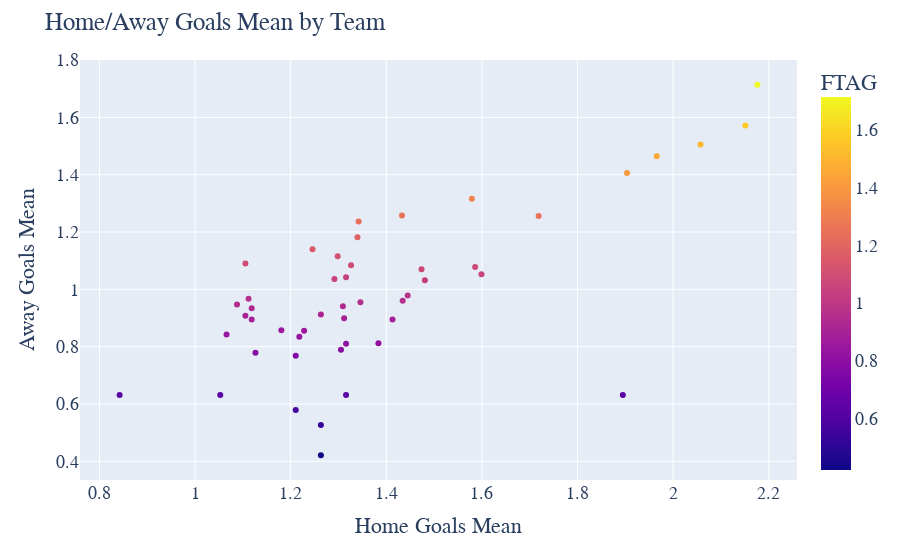

Here is the notebook cell this chart was saved with:
### Code cell
fig=px.scatter(HA_mean_goals,x='FTHG',y='FTAG',color='FTAG',hover_name=HA_mean_goals.index)
fig.update_layout(
    title="Home/Away Goals Mean by Team",
    xaxis_title="Home Goals Mean",
    yaxis_title="Away Goals Mean",
    font=dict(
        family="Calibri",
        size=18))
fig.show()

### Figure 1 — Plotly figure (JSON) as saved in the notebook; plotly's stock layout.template omitted (floating-point values rounded to 4 significant figures)
{"data": [{"hovertemplate": "<b>%{hovertext}</b><br><br>FTHG=%{x}<br>FTAG=%{marker.color}<extra></extra>", "hovertext": ["Arsenal", "Aston Villa", "Barnsley", "Birmingham", "Blackburn", "Blackpool", "Bolton", "Bournemouth", "Bradford", "Brighton", "Burnley", "Cardiff", "Charlton", "Chelsea", "Coventry", "Crystal Palace", "Derby", "Everton", "Fulham", "Huddersfield", "Hull", "Ipswich", "Leeds", "Leicester", "Liverpool", "Man City", "Man United", "Middlesboro", "Middlesbrough", "Newcastle", "Norwich", "Nott'm Forest", "Portsmouth", "QPR", "Reading", "Sheffield United", "Sheffield Weds", "Southampton", "Stoke", "Sunderland", "Swansea", "Tottenham", "Watford", "West Brom", "West Ham", "Wigan", "Wimbledon", "Wolves"], "legendgroup": "", "marker": {"color": [1.572, 1.115, 0.6316, 0.8346, 1.032, 1.316, 1.036, 1.07, 0.5789, 0.5263, 0.8421, 0.6316, 0.9408, 1.506, 0.9123, 1.09, 0.8571, 1.078, 0.8947, 0.6316, 0.7789, 1.237, 1.257, 1.182, 1.465, 1.406, 1.714, 0.6316, 0.8988, 1.053, 0.8105, 0.9474, 0.812, 0.8947, 1.14, 0.4211, 1.084, 0.9605, 0.7895, 0.9079, 0.9549, 1.256, 0.7684, 0.8553, 0.9789, 0.9671, 1.042, 0.9342], "coloraxis": "coloraxis", "symbol": "circle"}, "mode": "markers", "name": "", "orientation": "v", "showlegend": false, "type": "scatter", "x": [2.151, 1.298, 1.316, 1.218, 1.481, 1.579, 1.291, 1.474, 1.211, 1.263, 1.066, 1.053, 1.309, 2.057, 1.263, 1.105, 1.18, 1.586, 1.413, 0.8421, 1.126, 1.342, 1.433, 1.34, 1.966, 1.904, 2.176, 1.895, 1.312, 1.599, 1.316, 1.088, 1.383, 1.118, 1.246, 1.263, 1.326, 1.434, 1.305, 1.105, 1.346, 1.719, 1.211, 1.228, 1.445, 1.112, 1.316, 1.118], "xaxis": "x", "y": [1.572, 1.115, 0.6316, 0.8346, 1.032, 1.316, 1.036, 1.07, 0.5789, 0.5263, 0.8421, 0.6316, 0.9408, 1.506, 0.9123, 1.09, 0.8571, 1.078, 0.8947, 0.6316, 0.7789, 1.237, 1.257, 1.182, 1.465, 1.406, 1.714, 0.6316, 0.8988, 1.053, 0.8105, 0.9474, 0.812, 0.8947, 1.14, 0.4211, 1.084, 0.9605, 0.7895, 0.9079, 0.9549, 1.256, 0.7684, 0.8553, 0.9789, 0.9671, 1.042, 0.9342], "yaxis": "y"}], "layout": {"coloraxis": {"colorbar": {"title": {"text": "FTAG"}}, "colorscale": [[0, "#0d0887"], [0.1111, "#46039f"], [0.2222, "#7201a8"], [0.3333, "#9c179e"], [0.4444, "#bd3786"], [0.5556, "#d8576b"], [0.6667, "#ed7953"], [0.7778, "#fb9f3a"], [0.8889, "#fdca26"], [1, "#f0f921"]]}, "font": {"family": "Calibri", "size": 18}, "legend": {"tracegroupgap": 0}, "margin": {"t": 60}, "title": {"text": "Home/Away Goals Mean by Team"}, "xaxis": {"anchor": "y", "domain": [0, 1], "title": {"text": "Home Goals Mean"}}, "yaxis": {"anchor": "x", "domain": [0, 1], "title": {"text": "Away Goals Mean"}}}}
